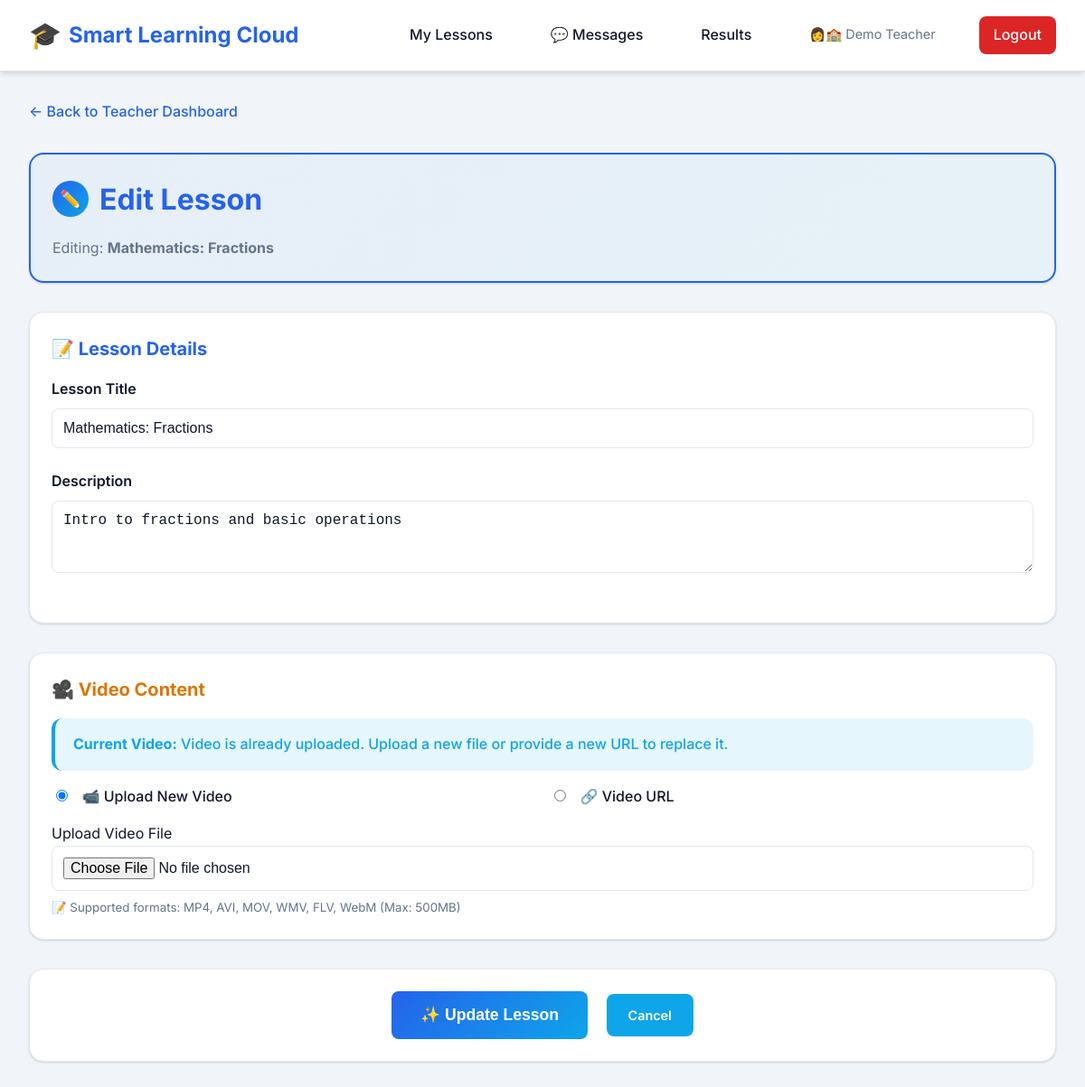
The app's page /edit-lesson/1 (signed in) with its own data.
### tables this page shows
CREATE TABLE lessons (
        id INTEGER PRIMARY KEY AUTOINCREMENT,
        title TEXT,
        description TEXT,
        video_url TEXT,
        created_at TEXT
    );

### app.py (the view)
        def decorated_function(*args, **kwargs):
            if 'user_type' not in session:
                return redirect(url_for('login'))
            if role and session.get('user_type') != role:
                flash('Access denied!', 'error')
                return redirect(url_for('login'))
            return f(*args, **kwargs)

### app.py (called while the page is built, shortened)
def get_db():
    db = getattr(g, '_database', None)
    if db is None:
        db = g._database = sqlite3.connect(APP_DB)
        db.row_factory = sqlite3.Row
    return db

def query_db(query, args=(), one=False):
    cur = get_db().execute(query, args)
    rv = cur.fetchall()
    cur.close()
    return (rv[0] if rv else None) if one else rv

@app.teardown_appcontext
def close_connection(exception):
    db = getattr(g, '_database', None)
    if db is not None:
        db.close()

def login_required(role=None):
    def decorator(f):
        def decorated_function(*args, **kwargs):
            if 'user_type' not in session:
                return redirect(url_for('login'))
            if role and session.get('user_type') != role:
                flash('Access denied!', 'error')
                return redirect(url_for('login'))
            return f(*args, **kwargs)
        decorated_function.__name__ = f.__name__
        return decorated_function
    return decorator

@app.route('/edit-lesson/<int:lesson_id>', methods=['GET', 'POST'])
@login_required('teacher')
def edit_lesson(lesson_id):
    lesson = query_db("SELECT * FROM lessons WHERE id=?", (lesson_id,), one=True)
    if not lesson:
        return redirect(url_for('teacher'))
    return render_template('edit_lesson.html', lesson=lesson)

### templates/edit_lesson.html (shortened to what this page needs)
{% extends "base.html" %}
{% block content %}
<div style="margin-bottom: 2rem;">
  <a href="{{ url_for('teacher') }}" style="color: var(--primary); text-decoration: none; font-weight: 500;">
    ← Back to Teacher Dashboard
  </a>
</div>
<div class="card" style="margin-bottom: 2rem; background: linear-gradient(135deg, rgba(37, 99, 235, 0.05) 0%, rgba(14, 165, 233, 0.05) 100%); border: 2px solid var(--primary);">
  <h1 style="margin: 0 0 1rem 0; color: var(--primary); display: flex; align-items: center; gap: 0.75rem;">
    <span style="background: var(--gradient); color: white; width: 40px; height: 40px; border-radius: 50%; display: flex; align-items: center; justify-content: center; font-size: 1.2rem;">✏️</span>
    Edit Lesson
  </h1>
  <p style="color: var(--text-light); margin: 0;">Editing: <strong>{{ lesson['title'] }}</strong></p>
</div>
<form method="post" enctype="multipart/form-data">
  <div class="card" style="margin-bottom: 2rem;">
    <h3 style="margin-top: 0; color: var(--primary);">📝 Lesson Details</h3>
    <div class="form-group">
      <label for="title" style="color: var(--text); font-weight: 600;">Lesson Title</label>
      <input type="text" id="title" name="title" class="form-control" value="{{ lesson['title'] }}" required>
    </div>
    <div class="form-group">
      <label for="description" style="color: var(--text); font-weight: 600;">Description</label>
      <textarea id="description" name="description" class="form-control" rows="3" required>{{ lesson['description'] }}</textarea>
    </div>
  </div>
  <div class="card" style="margin-bottom: 2rem;">
    <h3 style="margin-top: 0; color: var(--warning);">🎥 Video Content</h3>
    {% if lesson['video_url'] %}
    <div class="alert alert-info" style="margin-bottom: 1rem;">
      <strong>Current Video:</strong> Video is already uploaded. Upload a new file or provide a new URL to replace it.
    </div>
    {% endif %}
    <div style="display: grid; grid-template-columns: 1fr 1fr; gap: 1rem; margin-bottom: 1rem;">
      <div>
        <input type="radio" id="upload_option" name="video_option" value="upload" onchange="toggleVideoOptions()" checked>
        <label for="upload_option" style="margin-left: 0.5rem; font-weight: 500;">📹 Upload New Video</label>
      </div>
      <div>
        <input type="radio" id="url_option" name="video_option" value="url" onchange="toggleVideoOptions()">
        <label for="url_option" style="margin-left: 0.5rem; font-weight: 500;">🔗 Video URL</label>
      </div>
    </div>
    <div id="upload_section">
      <label for="video_file">Upload Video File</label>
      <input type="file" id="video_file" name="video_file" class="form-control" accept=".mp4,.avi,.mov,.wmv,.flv,.webm">
      <small style="color: var(--text-light); margin-top: 0.5rem; display: block;">
        📝 Supported formats: MP4, AVI, MOV, WMV, FLV, WebM (Max: 500MB)
      </small>
    </div>
  </div>
  <div class="card" style="text-align: center;">
    <button type="submit" class="btn" style="background: var(--gradient); border: none; padding: 1rem 2rem; font-size: 1.1rem;">
      ✨ Update Lesson
    </button>
    <a href="{{ url_for('teacher') }}" class="btn btn-secondary" style="margin-left: 1rem;">
      Cancel
    </a>
  </div>
</form>
{% endblock %}

### static/css/style.css (style rules this page uses)
:root { --primary: #2563eb; --primary-dark: #1d4ed8; --primary-light: #3b82f6; --secondary: #0ea5e9; --success: #059669; --warning: #d97706; --danger: #dc2626; --bg: #f1f5f9; --card: #ffffff; --text: #0f172a; --text-light: #64748b; --text-muted: #94a3b8; --border: #e2e8f0; --border-light: #f1f5f9; --shadow: 0 1px 3px 0 rgba(0, 0, 0, 0.1), 0 1px 2px 0 rgba(0, 0, 0, 0.06); --shadow-md: 0 4px 6px -1px rgba(0, 0, 0, 0.1), 0 2px 4px -1px rgba(0, 0, 0, 0.06); --shadow-lg: 0 10px 15px -3px rgba(0, 0, 0, 0.1), 0 4px 6px -2px rgba(0, 0, 0, 0.05); --shadow-xl: 0 20px 25px -5px rgba(0, 0, 0, 0.1), 0 10px 10px -5px rgba(0, 0, 0, 0.04); --gradient: linear-gradient(135deg, var(--primary) 0%, var(--secondary) 100%); }
* { box-sizing: border-box; }
body { background: var(--bg); color: var(--text); font-family: 'Inter', -apple-system, BlinkMacSystemFont, 'Segoe UI', Roboto, sans-serif; margin: 0; line-height: 1.6; font-size: 16px; -webkit-font-smoothing: antialiased; -moz-osx-font-smoothing: grayscale; }
.card { background: var(--card); padding: 1.5rem; border-radius: 1rem; box-shadow: var(--shadow); border: 1px solid var(--border); transition: all 0.3s cubic-bezier(0.4, 0, 0.2, 1); position: relative; overflow: hidden; }
.card::before { content: ''; position: absolute; top: 0; left: 0; right: 0; height: 3px; background: var(--gradient); transform: scaleX(0); transition: transform 0.3s ease; }
.card h3 { margin: 0 0 1rem 0; color: var(--primary); font-size: 1.25rem; }
.card p { color: var(--text-light); margin: 0 0 1rem 0; }
.btn { display: inline-flex; align-items: center; justify-content: center; gap: 0.5rem; padding: 0.75rem 1.5rem; background: var(--primary); color: white; border: none; border-radius: 0.5rem; text-decoration: none; font-weight: 600; cursor: pointer; transition: all 0.2s; font-size: 0.9rem; text-align: center; min-height: 44px; }
.btn-secondary { background: var(--secondary); }
.form-group { margin-bottom: 1.5rem; }
.form-group label { display: block; margin-bottom: 0.5rem; font-weight: 600; color: var(--text); }
.form-control { width: 100%; padding: 0.75rem; border: 1px solid var(--border); border-radius: 0.5rem; background: var(--card); color: var(--text); font-size: 1rem; transition: border-color 0.2s; }
.alert { padding: 1rem 1.25rem; border-radius: 0.75rem; margin: 1rem 0; border-left: 4px solid; font-weight: 500; }
.alert-info { background: rgba(14, 165, 233, 0.1); border-left-color: var(--secondary); color: var(--secondary); }

### records on screen
lessons: title "Mathematics: Fractions", description "Intro to fractions and basic operations"

### other values on screen
{{ '👩🏫' if session.user_type == 'teacher' else '🎓' }} "👩🏫"
{{ session.username }} "Demo Teacher"
